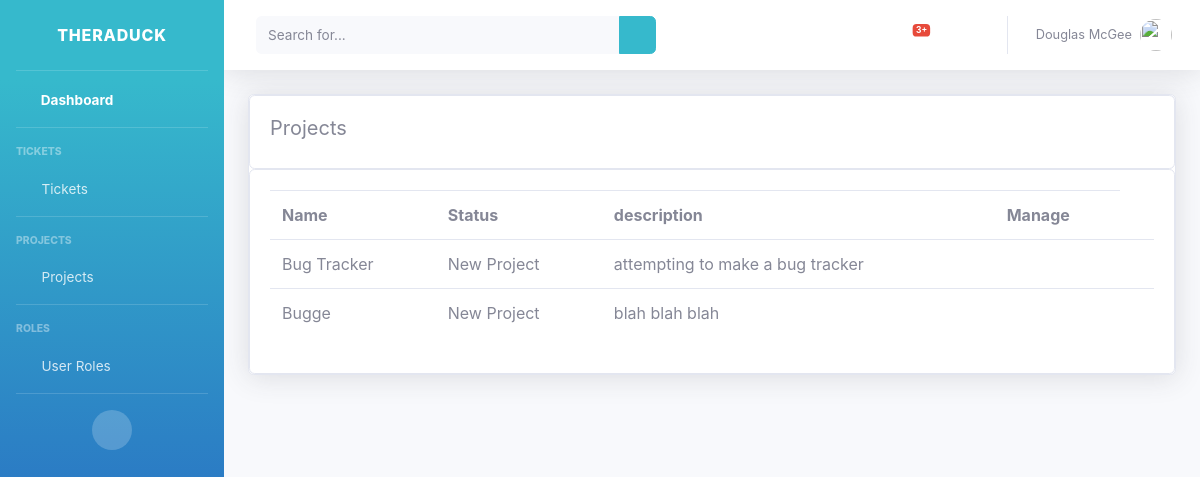
/view_projects/, run on an earlier commit of the app's database.
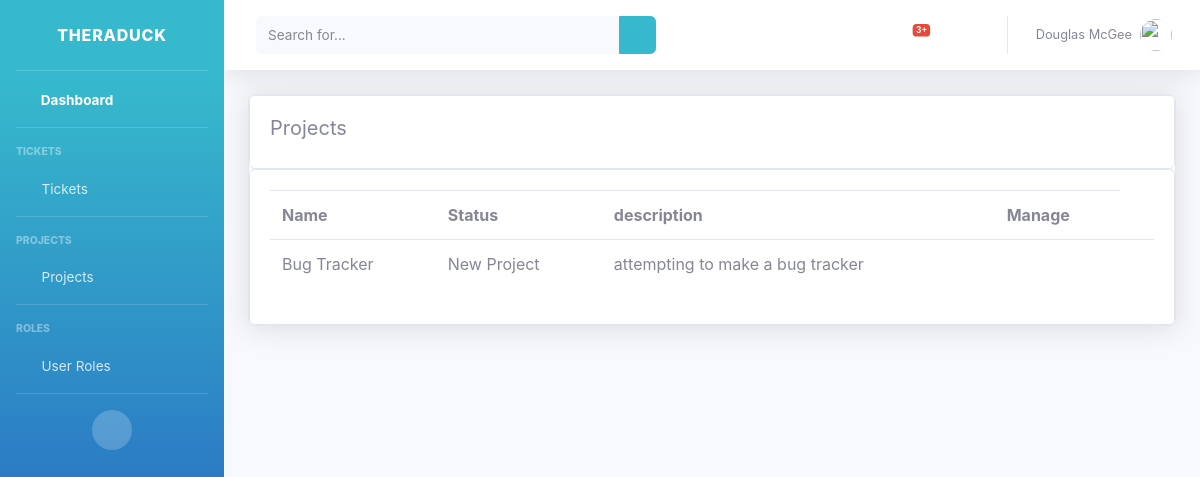
And on a later commit of the database.
### accounts/models.py (models this page shows, shortened)
class Project(models.Model):
    name = models.CharField(max_length=500, null=True)
    description = models.CharField(max_length=500, null=True)
    STATUS = (
            ('New Project', 'New Project'),
            ('In Progress', 'In Progress'),
            ('Finished', 'Finished'),
                )
    member = models.ForeignKey(Member, null=True, on_delete=models.SET_NULL)
    status = models.CharField(max_length=500, null=True, choices=STATUS)
    date_created = models.DateTimeField(auto_now_add=True, null=True)

### accounts/views.py (the view)
# urls.py: path('view_projects/', views.view_projects, name="view_projects"),
def view_projects(request):
    projects = Project.objects.all()
    return render(request, 'accounts/view_projects.html', {'projects': projects})

### accounts/templates/accounts/view_projects.html (shortened to what this page needs)
{% load static %}
<!DOCTYPE html>
<html lang="en">
<head>
    <link href="{% static 'vendor/fontawesome-free/css/all.min.css' %}" rel="stylesheet" type="text/css">
    <link href="{% static 'css/sb-admin-2.min.css' %}" rel="stylesheet">
</head>
<body id="page-top">
    <div id="wrapper">
        {% include 'accounts/sidebar.html' %}
        <div id="content-wrapper" class="d-flex flex-column">
            <div id="content">
                {% include 'accounts/topbar.html' %}
                <div class="container">
                    <div class="row">
                            <div class="col-xl-13 col-lg-12">
                                    <div class="card shadow mb-4">
                                        <div class="row">
                                            <div class="col-md">
                                                <div class="card card-body">
                                                    <h5>Projects</h5>
                                                </div>
                                                <div class="card card-body">
                                                    <table class="table">
                                                        <tr>
                                                            <th>Name</th>
                                                            <th>Status</th>
                                                            <th>description</th>
                                                            <th>Manage</th>
                                                        </tr>
                                                        {% for i in projects %}
                                                            <tr>
                                                                <td>{{i.name}}</td>
                                                                <td>{{i.status}}</td>
                                                                <td>{{i.description}}</td>
                                                                <td><a href="{% url 'project_details' i.id %}"><i class="far fa-edit"></i></a><td>
                                                            </tr>
                                                        {% endfor %}
                                                    </table>
                                                </div>
                                            </div>
                                        </div>
                                    </div>
                            </div>
                    </div>
                </div>
            </div>
        </div>
    </div>
</body>
</html>

What changed in the data, as far as the page shows it:
removed Project: name "Bugge", status "New Project", description "blah blah blah"
